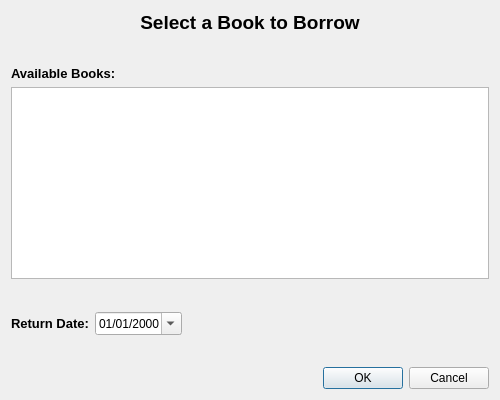
<?xml version="1.0" encoding="UTF-8"?>
<ui version="4.0">
    <class>NewBorrowDialog</class>
    <widget class="QDialog" name="NewBorrowDialog">
        <property name="geometry">
            <rect>
                <x>0</x>
                <y>0</y>
                <width>500</width>
                <height>400</height>
            </rect>
        </property>
        <property name="windowTitle">
            <string>Borrow New Book</string>
        </property>
        <layout class="QVBoxLayout" name="verticalLayout">
            <item>
                <widget class="QLabel" name="titleLabel">
                    <property name="text">
                        <string>Select a Book to Borrow</string>
                    </property>
                    <property name="font">
                        <font>
                            <pointsize>14</pointsize>
                            <weight>75</weight>
                            <bold>true</bold>
                        </font>
                    </property>
                    <property name="alignment">
                        <set>Qt::AlignCenter</set>
                    </property>
                </widget>
            </item>
            <item>
                <spacer name="verticalSpacer1">
                    <property name="orientation">
                        <enum>Qt::Vertical</enum>
                    </property>
                    <property name="sizeHint" stdset="0">
                        <size>
                            <width>20</width>
                            <height>10</height>
                        </size>
                    </property>
                </spacer>
            </item>
            <item>
                <widget class="QLabel" name="bookListLabel">
                    <property name="text">
                        <string>Available Books:</string>
                    </property>
                    <property name="font">
                        <font>
                            <pointsize>10</pointsize>
                            <weight>75</weight>
                            <bold>true</bold>
                        </font>
                    </property>
                </widget>
            </item>
            <item>
                <widget class="QListWidget" name="bookListWidget">
                    <property name="alternatingRowColors">
                        <bool>true</bool>
                    </property>
                    <property name="selectionMode">
                        <enum>QAbstractItemView::SingleSelection</enum>
                    </property>
                </widget>
            </item>
            <item>
                <spacer name="verticalSpacer2">
                    <property name="orientation">
                        <enum>Qt::Vertical</enum>
                    </property>
                    <property name="sizeHint" stdset="0">
                        <size>
                            <width>20</width>
                            <height>10</height>
                        </size>
                    </property>
                </spacer>
            </item>
            <item>
                <layout class="QHBoxLayout" name="dateLayout">
                    <item>
                        <widget class="QLabel" name="returnDateLabel">
                            <property name="text">
                                <string>Return Date:</string>
                            </property>
                            <property name="font">
                                <font>
                                    <pointsize>10</pointsize>
                                    <weight>75</weight>
                                    <bold>true</bold>
                                </font>
                            </property>
                        </widget>
                    </item>
                    <item>
                        <widget class="QDateEdit" name="returnDateEdit">
                            <property name="calendarPopup">
                                <bool>true</bool>
                            </property>
                            <property name="displayFormat">
                                <string>dd/MM/yyyy</string>
                            </property>
                        </widget>
                    </item>
                    <item>
                        <spacer name="horizontalSpacer">
                            <property name="orientation">
                                <enum>Qt::Horizontal</enum>
                            </property>
                            <property name="sizeHint" stdset="0">
                                <size>
                                    <width>40</width>
                                    <height>20</height>
                                </size>
                            </property>
                        </spacer>
                    </item>
                </layout>
            </item>
            <item>
                <spacer name="verticalSpacer3">
                    <property name="orientation">
                        <enum>Qt::Vertical</enum>
                    </property>
                    <property name="sizeHint" stdset="0">
                        <size>
                            <width>20</width>
                            <height>20</height>
                        </size>
                    </property>
                </spacer>
            </item>
            <item>
                <widget class="QDialogButtonBox" name="buttonBox">
                    <property name="orientation">
                        <enum>Qt::Horizontal</enum>
                    </property>
                    <property name="standardButtons">
                        <set>QDialogButtonBox::Cancel|QDialogButtonBox::Ok</set>
                    </property>
                </widget>
            </item>
        </layout>
    </widget>
    <resources/>
    <connections/>
</ui>
